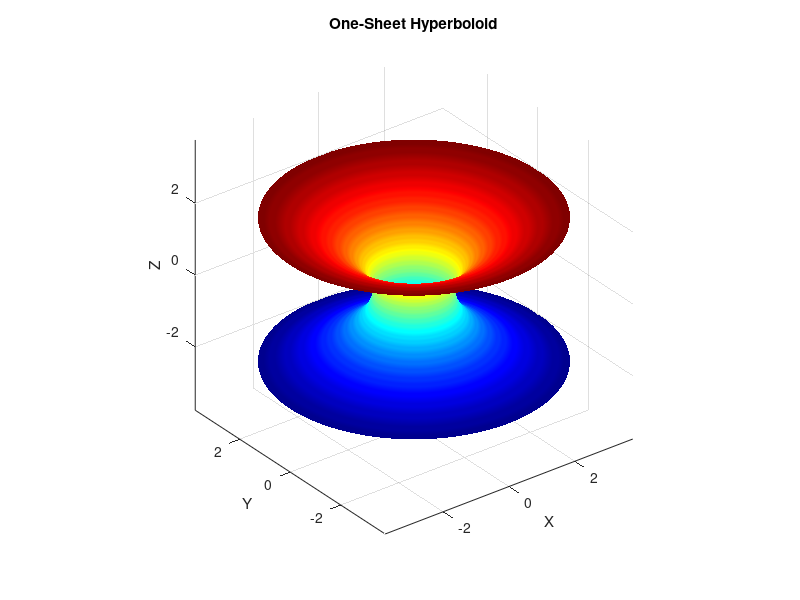

Recreate this plot in MATLAB.
% Parameters for the hyperboloid
a = 1;  % x-axis scaling
b = 1;  % y-axis scaling
c = 1;  % z-axis scaling

% Parameter ranges
theta = linspace(0, 2*pi, 100);     % Angle around the z-axis
z = linspace(-2, 2, 100);           % Height along the z-axis

% Create meshgrid
[Theta, Z] = meshgrid(theta, z);

% Parametric equations for a hyperboloid of one sheet
X = a * cosh(Z) .* cos(Theta);
Y = b * cosh(Z) .* sin(Theta);
Z = c * Z;

% Plot the surface
surf(X, Y, Z)
axis equal
xlabel('X'), ylabel('Y'), zlabel('Z')
title('One-Sheet Hyperboloid')
shading interp
colormap jet
